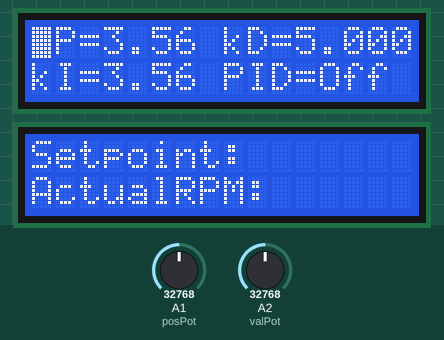
A program run on a simulated CircuitPython board. On the bench: 2 × 16×2 character LCD. The test bench sets the inputs (shaded band); at power-on: A1 (posPot) = 32768, A2 (valPot) = 32768 (analog values on the 0–65535 scale). What the program prints to the serial console is not drawn.

Above: at 6.2 s.
6.3 s: A1 (posPot) set to 38656
8.9 s: A1 (posPot) set to 40320
At 10.6 s:
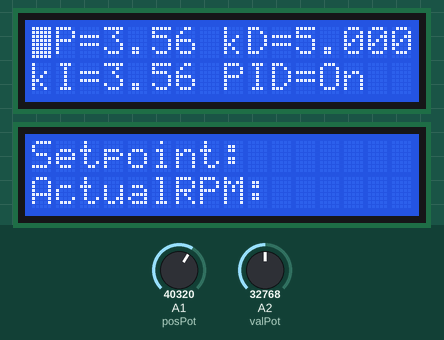
11.2 s: A1 (posPot) set to 32767
At 12.8 s:
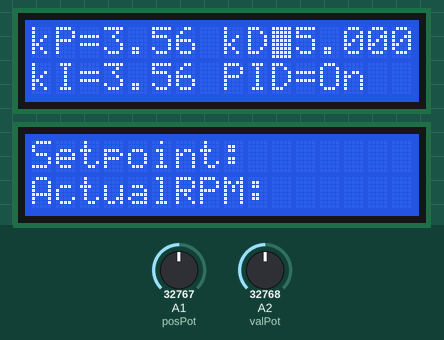
Timing chart, 0 to 14.3 s (numbered marks = the images above; inputs shaded):
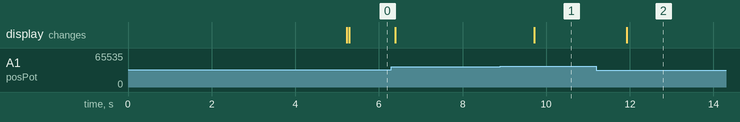

The program:

newMain.py
```python
import board
import time
import simpleio
import analogio

from lcd.lcd import LCD
from lcd.i2c_pcf8574_interface import I2CPCF8574Interface

from lcd.lcd import CursorMode

# Talk to the LCD at I2C address 0x27.
# The number of rows and columns defaults to 4x20, so those
# arguments could be omitted in this case.
lcd1 = LCD(I2CPCF8574Interface(board.I2C(), 0x3f), num_rows=2, num_cols=16)
lcd2 = LCD(I2CPCF8574Interface(board.I2C(), 0x27), num_rows=2, num_cols=16)

posPot = analogio.AnalogIn(board.A1)
valPot = analogio.AnalogIn(board.A2)

PID = False
values = [3.56, 3.56, 1.23, PID]
oldValues = [0, 0, 0, 0]

kP = 0
kI = 1
kD = 2
pid = 3

def setScreen():
    '''Prints out all static messages at once'''
    # Start at the first line, first column (numbering from zero).
    lcd1.set_cursor_pos(0, 0)
    lcd1.print("kP=")
    lcd1.print(str(values[kP]))

    lcd1.set_cursor_pos(0, 7)
    lcd1.print(" kD=")
    lcd1.print(str(values[kD]))
    lcd1.set_cursor_pos(0, 2)

    lcd1.set_cursor_pos(1, 0)
    lcd1.print("kI=")
    lcd1.print(str(values[kI]))

    lcd1.set_cursor_pos(1, 8)
    lcd1.print("PID=")

    if values[pid]:
        lcd1.set_cursor_pos(1, 12)
        lcd1.print("On  ")
    else:
        lcd1.set_cursor_pos(1, 12)
        lcd1.print("Off ")

    lcd2.set_cursor_pos(0, 0)
    lcd2.print("Setpoint: ")
    lcd2.set_cursor_pos(1, 0)
    lcd2.print("ActualRPM: ")

def moveCursor():
    time.sleep(.1)
    cursorPos = simpleio.map_range(posPot.value, 0, 65535, 0, 5)

    print(cursorPos)
    if cursorPos < 4:
        if cursorPos < 1:
            lcd1.set_cursor_pos(0, 2)
            # print("0,2")
        elif cursorPos < 2:
            lcd1.set_cursor_pos(1, 2)
        elif cursorPos < 3:
            lcd1.set_cursor_pos(0, 10)
        elif cursorPos < 4:
            lcd1.set_cursor_pos(1, 11)

        lcd1.set_cursor_mode(CursorMode.BLINK)
        lcd2.set_cursor_mode(CursorMode.HIDE)

    else:
        lcd1.set_cursor_mode(CursorMode.HIDE)
        lcd2.set_cursor_mode(CursorMode.BLINK)
        if cursorPos == 4:
            lcd2.set_cursor_pos(0, 10)
        else:
            lcd2.set_cursor_pos(1, 11)

    return cursorPos


setScreen()
# print(values[kP], "\t", values[kI], "\t", values[kD], "\t", values[3])

time.sleep(5)


while True:
    valSelect = int(moveCursor())
    print(valSelect)
    if valSelect == 0:
        values[kP] = simpleio.map_range(valPot.value, 0, 65535, 0.0, 10.0)
    if valSelect == 1:
        values[kI] = simpleio.map_range(valPot.value, 0, 65535, 0.0, 10.0)
    if valSelect == 2:
        values[kD] = simpleio.map_range(valPot.value, 0, 65535, 0.0, 10.0)
    if valSelect == 3:
        if valPot.value > (65535/2):
            PID = True
            lcd1.set_cursor_pos(1, 12)
            lcd1.print("On  ")
        else:
            PID = False
            lcd1.set_cursor_pos(1, 12)
            lcd1.print("Off ")
    if values != oldValues:
        setScreen()

    print(values, "\t", oldValues)

    oldValues = values
    time.sleep(1)
```

Measured:
- the behaviour switches between 39312 and 39328 on A1 (posPot) (found by bisection; images 0 and 1)
- after the input at 8.9 s, the display: changes after 0.81 s (image 1)
- after the input at 11.2 s, the display: changes after 0.72 s (image 2)
